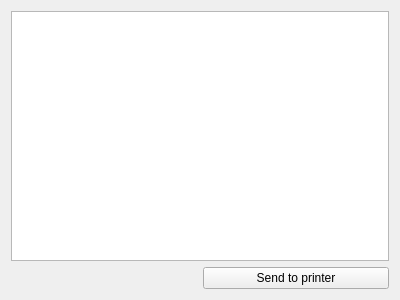
<?xml version="1.0" encoding="UTF-8"?>
<ui version="4.0">
 <class>TextPrint</class>
 <widget class="QWidget" name="TextPrint">
  <property name="geometry">
   <rect>
    <x>0</x>
    <y>0</y>
    <width>400</width>
    <height>300</height>
   </rect>
  </property>
  <property name="windowTitle">
   <string>Print text</string>
  </property>
  <property name="windowIcon">
   <iconset>
    <normaloff>dpu414.ico</normaloff>dpu414.ico</iconset>
  </property>
  <layout class="QGridLayout" name="gridLayout">
   <item row="1" column="1">
    <widget class="QPushButton" name="btnPrintText">
     <property name="text">
      <string>Send to printer</string>
     </property>
    </widget>
   </item>
   <item row="0" column="0" colspan="2">
    <widget class="QTextEdit" name="textEdit">
     <property name="whatsThis">
      <string>&lt;html&gt;&lt;head/&gt;&lt;body&gt;&lt;p align=&quot;center&quot;&gt;&lt;br/&gt;&lt;br/&gt;&lt;/p&gt;&lt;p align=&quot;center&quot;&gt;&lt;span style=&quot; font-weight:700;&quot;&gt;Write the text you want to print in here&lt;/span&gt;&lt;/p&gt;&lt;/body&gt;&lt;/html&gt;</string>
     </property>
    </widget>
   </item>
  </layout>
 </widget>
 <resources/>
 <connections/>
</ui>
